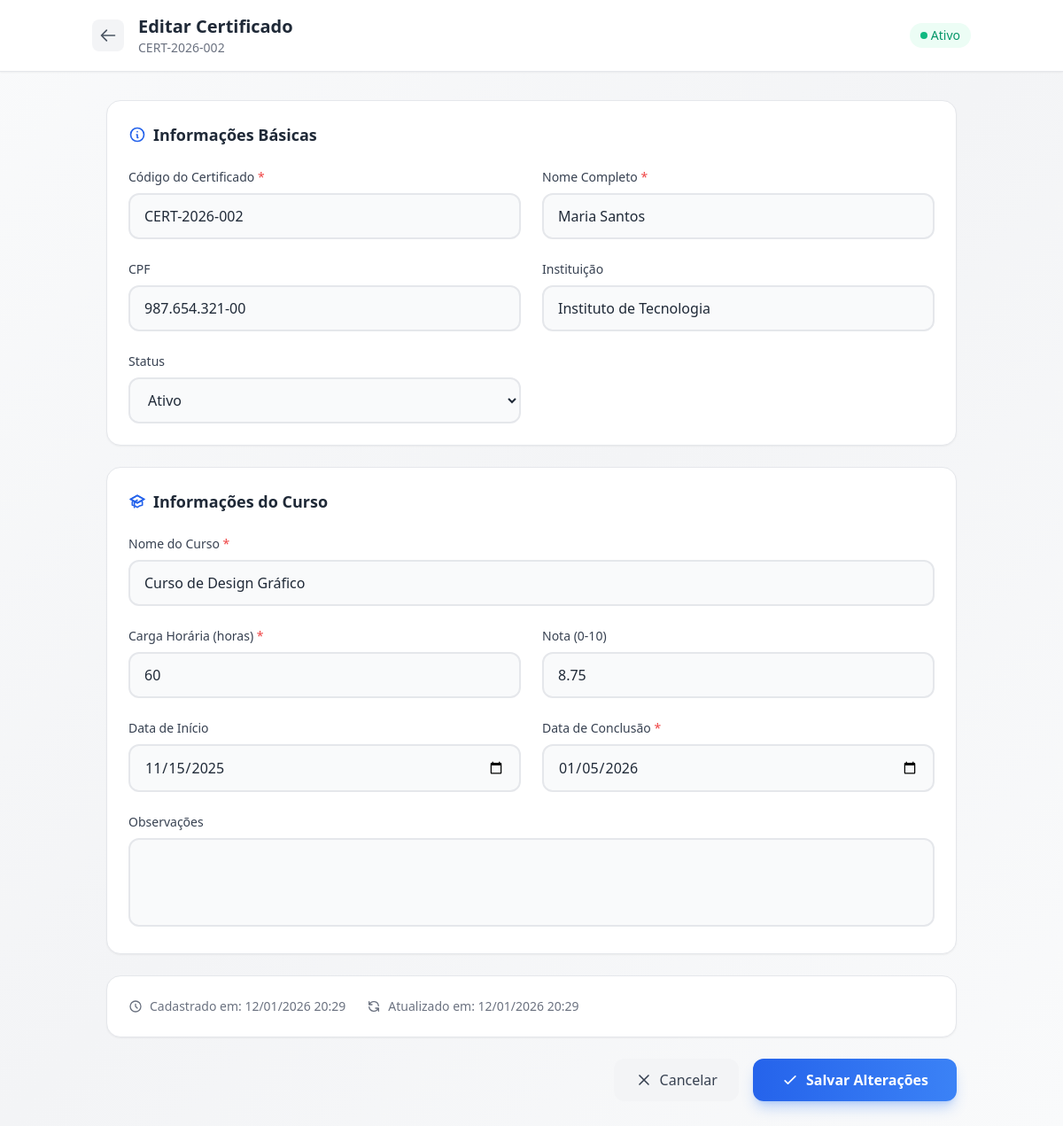
/admin/editar.php?id=2 (signed in), run on the app's committed database.
### tables this page shows
CREATE TABLE IF NOT EXISTS `certificados` (
    `id` INT(11) NOT NULL AUTO_INCREMENT,
    `codigo` VARCHAR(50) NOT NULL UNIQUE,
    `nome_aluno` VARCHAR(255) NOT NULL,
    `cpf` VARCHAR(14) DEFAULT NULL,
    `curso` VARCHAR(255) NOT NULL,
    `carga_horaria` INT(11) NOT NULL,
    `data_inicio` DATE DEFAULT NULL,
    `data_conclusao` DATE NOT NULL,
    `nota` DECIMAL(5,2) DEFAULT NULL,
    `instituicao` VARCHAR(255) DEFAULT 'Nome da Instituição',
    `status` ENUM('ativo', 'revogado') DEFAULT 'ativo',
    `observacoes` TEXT DEFAULT NULL,
    `arquivo_pdf` VARCHAR(255) DEFAULT NULL,
    `permitir_download` TINYINT(1) DEFAULT 1,
    `criado_em` TIMESTAMP DEFAULT CURRENT_TIMESTAMP,
    `atualizado_em` TIMESTAMP DEFAULT CURRENT_TIMESTAMP ON UPDATE CURRENT_TIMESTAMP,
    PRIMARY KEY (`id`),
    INDEX `idx_codigo` (`codigo`),
    INDEX `idx_cpf` (`cpf`),
    INDEX `idx_nome` (`nome_aluno`)
);

### admin/editar.php (the view, shortened to what this page needs)
<?php
$pdo = getConnection();
$id = intval($_GET['id'] ?? 0);
$stmt = $pdo->prepare("SELECT * FROM certificados WHERE id = ?");
$stmt->execute([$id]);
$certificado = $stmt->fetch();
?>
<!DOCTYPE html>
<html lang="pt-BR">
<head>
    <script src="https://cdn.tailwindcss.com"></script>
</head>
<body class="min-h-screen bg-gradient-to-br from-gray-50 via-gray-100 to-gray-50">
    <div class="min-h-screen">
        <header class="bg-white shadow-sm border-b border-gray-200">
            <div class="max-w-5xl mx-auto px-4 py-4 flex items-center justify-between">
                <div class="flex items-center gap-4">
                    <a href="index.php" class="p-2 bg-gray-100 hover:bg-gray-200 rounded-lg transition-colors">
                        <svg xmlns="http://www.w3.org/2000/svg" class="w-5 h-5 text-gray-600" fill="none" viewBox="0 0 24 24" stroke="currentColor" stroke-width="2"><path stroke-linecap="round" stroke-linejoin="round" d="M10 19l-7-7m0 0l7-7m-7 7h18" /></svg>
                    </a>
                    <div>
                        <h1 class="text-xl font-bold text-gray-800">Editar Certificado</h1>
                        <p class="text-sm text-gray-500"><?php echo htmlspecialchars($certificado['codigo']); ?></p>
                    </div>
                </div>
                <div class="flex items-center gap-2">
                    <?php if ($certificado['status'] === 'ativo'): ?>
                    <span class="inline-flex items-center gap-1 px-3 py-1 bg-emerald-50 text-emerald-600 rounded-full text-sm font-medium">
                        <span class="w-2 h-2 bg-emerald-500 rounded-full"></span>
                        Ativo
                    </span>
                    <?php endif; ?>
                </div>
            </div>
        </header>
        <main class="max-w-5xl mx-auto p-4 lg:p-8">
            <form method="POST" action="" class="space-y-6">
                <div class="bg-white rounded-2xl p-6 border border-gray-200 shadow-sm">
                    <h2 class="text-lg font-semibold text-gray-800 mb-6 flex items-center gap-2">
                        <svg xmlns="http://www.w3.org/2000/svg" class="w-5 h-5 text-primary-600" fill="none" viewBox="0 0 24 24" stroke="currentColor" stroke-width="2"><path stroke-linecap="round" stroke-linejoin="round" d="M13 16h-1v-4h-1m1-4h.01M21 12a9 9 0 11-18 0 9 9 0 0118 0z" /></svg>
                        Informações Básicas
                    </h2>
                    <div class="grid grid-cols-1 md:grid-cols-2 gap-6">
                        <div>
                            <label class="block text-gray-700 text-sm font-medium mb-2">
                                Código do Certificado <span class="text-red-500">*</span>
                            </label>
                            <input
                                type="text"
                                name="codigo"
                                required
                                value="<?php echo htmlspecialchars($certificado['codigo']); ?>"
                                class="w-full px-4 py-3 bg-gray-50 border-2 border-gray-200 rounded-xl text-gray-800 placeholder-gray-400 focus:outline-none focus:border-primary-500 focus:bg-white transition-all"
                            >
                        </div>
                        <div>
                            <label class="block text-gray-700 text-sm font-medium mb-2">
                                Nome Completo <span class="text-red-500">*</span>
                            </label>
                            <input
                                type="text"
                                name="nome_aluno"
                                required
                                value="<?php echo htmlspecialchars($certificado['nome_aluno']); ?>"
                                class="w-full px-4 py-3 bg-gray-50 border-2 border-gray-200 rounded-xl text-gray-800 placeholder-gray-400 focus:outline-none focus:border-primary-500 focus:bg-white transition-all"
                            >
                        </div>
                        <div>
                            <label class="block text-gray-700 text-sm font-medium mb-2">CPF</label>
                            <input
                                type="text"
                                name="cpf"
                                id="cpf"
                                maxlength="14"
                                value="<?php echo htmlspecialchars($certificado['cpf'] ?? ''); ?>"
                                class="w-full px-4 py-3 bg-gray-50 border-2 border-gray-200 rounded-xl text-gray-800 placeholder-gray-400 focus:outline-none focus:border-primary-500 focus:bg-white transition-all"
                            >
                        </div>
                        <div>
                            <label class="block text-gray-700 text-sm font-medium mb-2">Instituição</label>
                            <input
                                type="text"
                                name="instituicao"
                                value="<?php echo htmlspecialchars($certificado['instituicao'] ?? ''); ?>"
                                class="w-full px-4 py-3 bg-gray-50 border-2 border-gray-200 rounded-xl text-gray-800 placeholder-gray-400 focus:outline-none focus:border-primary-500 focus:bg-white transition-all"
                            >
                        </div>
                        <div>
                            <label class="block text-gray-700 text-sm font-medium mb-2">Status</label>
                            <select
                                name="status"
                                class="w-full px-4 py-3 bg-gray-50 border-2 border-gray-200 rounded-xl text-gray-800 focus:outline-none focus:border-primary-500 focus:bg-white transition-all"
                            >
                                <option value="ativo" <?php echo $certificado['status'] === 'ativo' ? 'selected' : ''; ?>>Ativo</option>
                            </select>
                        </div>
                    </div>
                </div>
                <div class="bg-white rounded-2xl p-6 border border-gray-200 shadow-sm">
                    <h2 class="text-lg font-semibold text-gray-800 mb-6 flex items-center gap-2">
                        Informações do Curso
                    </h2>
                    <div class="grid grid-cols-1 md:grid-cols-2 gap-6">
                        <div class="md:col-span-2">
                            <label class="block text-gray-700 text-sm font-medium mb-2">
                                Nome do Curso <span class="text-red-500">*</span>
                            </label>
                            <input
                                type="text"
                                name="curso"
                                required
                                value="<?php echo htmlspecialchars($certificado['curso']); ?>"
                                class="w-full px-4 py-3 bg-gray-50 border-2 border-gray-200 rounded-xl text-gray-800 placeholder-gray-400 focus:outline-none focus:border-primary-500 focus:bg-white transition-all"
                            >
                        </div>
                        <div>
                            <label class="block text-gray-700 text-sm font-medium mb-2">
                                Carga Horária (horas) <span class="text-red-500">*</span>
                            </label>
                            <input
                                type="number"
                                name="carga_horaria"
                                required
                                min="1"
                                value="<?php echo $certificado['carga_horaria']; ?>"
                                class="w-full px-4 py-3 bg-gray-50 border-2 border-gray-200 rounded-xl text-gray-800 placeholder-gray-400 focus:outline-none focus:border-primary-500 focus:bg-white transition-all"
                            >
                        </div>
                        <div>
                            <label class="block text-gray-700 text-sm font-medium mb-2">Nota (0-10)</label>
                            <input
                                type="number"
                                name="nota"
                                min="0"
                                max="10"
                                step="0.01"
                                value="<?php echo $certificado['nota'] ?? ''; ?>"
                                class="w-full px-4 py-3 bg-gray-50 border-2 border-gray-200 rounded-xl text-gray-800 placeholder-gray-400 focus:outline-none focus:border-primary-500 focus:bg-white transition-all"
                            >
                        </div>
                        <div>
                            <label class="block text-gray-700 text-sm font-medium mb-2">Data de Início</label>
                            <input
                                type="date"
                                name="data_inicio"
                                value="<?php echo $certificado['data_inicio'] ?? ''; ?>"
                                class="w-full px-4 py-3 bg-gray-50 border-2 border-gray-200 rounded-xl text-gray-800 focus:outline-none focus:border-primary-500 focus:bg-white transition-all"
                            >
                        </div>
                        <div>
                            <label class="block text-gray-700 text-sm font-medium mb-2">
                                Data de Conclusão <span class="text-red-500">*</span>
                            </label>
                            <input
                                type="date"
                                name="data_conclusao"
                                required
                                value="<?php echo $certificado['data_conclusao']; ?>"
                                class="w-full px-4 py-3 bg-gray-50 border-2 border-gray-200 rounded-xl text-gray-800 focus:outline-none focus:border-primary-500 focus:bg-white transition-all"
                            >
                        </div>
                        <div class="md:col-span-2">
                            <label class="block text-gray-700 text-sm font-medium mb-2">Observações</label>
                            <textarea
                                name="observacoes"
                                rows="3"
                                class="w-full px-4 py-3 bg-gray-50 border-2 border-gray-200 rounded-xl text-gray-800 placeholder-gray-400 focus:outline-none focus:border-primary-500 focus:bg-white transition-all resize-none"
                            ><?php echo htmlspecialchars($certificado['observacoes'] ?? ''); ?></textarea>
                        </div>
                    </div>
                </div>
                <div class="bg-white rounded-2xl p-6 border border-gray-200 shadow-sm">
                    <div class="flex flex-wrap gap-6 text-sm text-gray-500">
                        <div class="flex items-center gap-2">
                            <svg xmlns="http://www.w3.org/2000/svg" class="w-4 h-4" fill="none" viewBox="0 0 24 24" stroke="currentColor" stroke-width="2"><path stroke-linecap="round" stroke-linejoin="round" d="M12 8v4l3 3m6-3a9 9 0 11-18 0 9 9 0 0118 0z" /></svg>
                            Cadastrado em: <?php echo date('d/m/Y H:i', strtotime($certificado['criado_em'])); ?>
                        </div>
                        <div class="flex items-center gap-2">
                            <svg xmlns="http://www.w3.org/2000/svg" class="w-4 h-4" fill="none" viewBox="0 0 24 24" stroke="currentColor" stroke-width="2"><path stroke-linecap="round" stroke-linejoin="round" d="M4 4v5h.582m15.356 2A8.001 8.001 0 004.582 9m0 0H9m11 11v-5h-.581m0 0a8.003 8.003 0 01-15.357-2m15.357 2H15" /></svg>
                            Atualizado em: <?php echo date('d/m/Y H:i', strtotime($certificado['atualizado_em'])); ?>
                        </div>
                    </div>
                </div>
                <div class="flex flex-col sm:flex-row gap-4 justify-end">
                    <a href="index.php" class="px-6 py-3 bg-gray-100 hover:bg-gray-200 text-gray-700 rounded-xl transition-colors text-center flex items-center justify-center gap-2">
                        <svg xmlns="http://www.w3.org/2000/svg" class="w-5 h-5" fill="none" viewBox="0 0 24 24" stroke="currentColor" stroke-width="2"><path stroke-linecap="round" stroke-linejoin="round" d="M6 18L18 6M6 6l12 12" /></svg>
                        Cancelar
                    </a>
                    <button type="submit" class="px-8 py-3 bg-gradient-to-r from-primary-600 to-primary-500 hover:from-primary-500 hover:to-primary-400 text-white font-semibold rounded-xl shadow-lg shadow-primary-500/30 transition-all flex items-center justify-center gap-2">
                        <svg xmlns="http://www.w3.org/2000/svg" class="w-5 h-5" fill="none" viewBox="0 0 24 24" stroke="currentColor" stroke-width="2"><path stroke-linecap="round" stroke-linejoin="round" d="M5 13l4 4L19 7" /></svg>
                        Salvar Alterações
                    </button>
                </div>
            </form>
        </main>
    </div>
</body>
</html>

### data on the page
certificados: codigo "CERT-2026-002", nome_aluno "Maria Santos", cpf "987.654.321-00", instituicao "Instituto de Tecnologia", status "Ativo", curso "Curso de Design Gráfico", carga_horaria "60", nota "8.75", data_inicio "11/15/2025", data_conclusao "01/05/2026", criado_em "12/01/2026 20:29", atualizado_em "12/01/2026 20:29"
